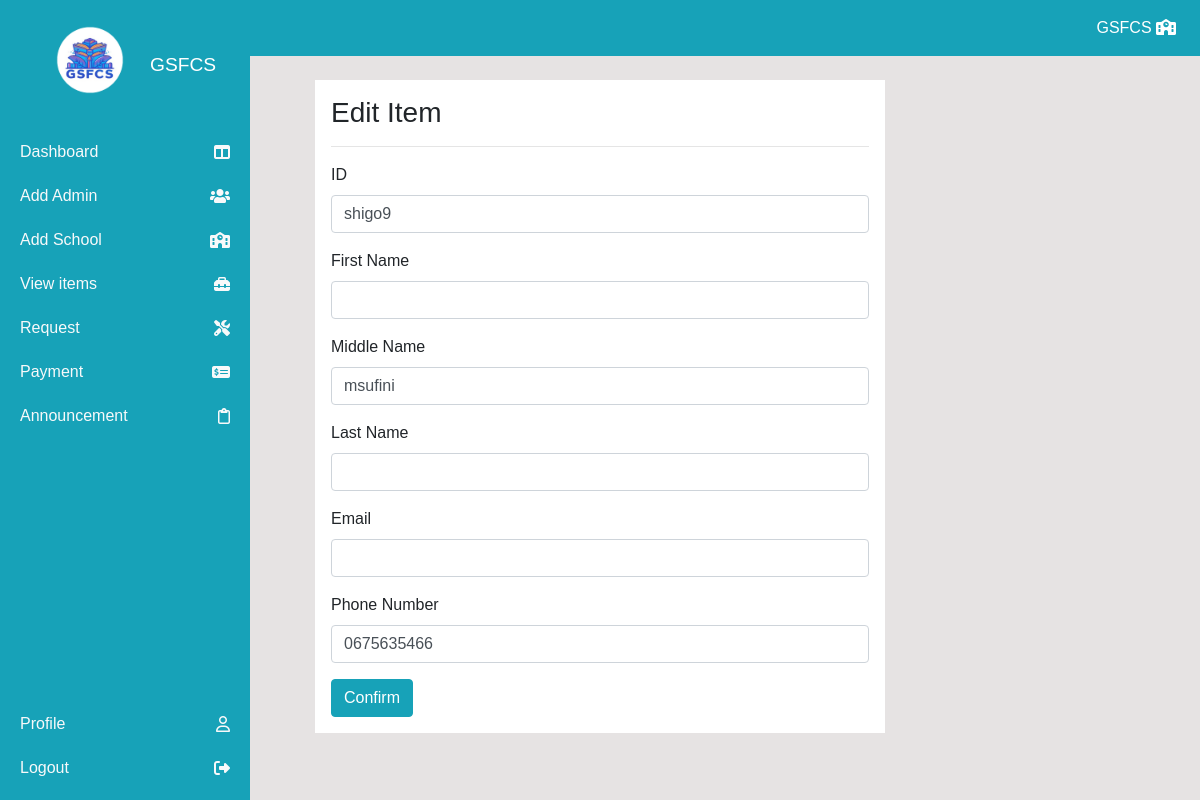
Page /addadmin/edit/8/ (signed in) on the committed database.
### school/models.py (models this page shows, shortened)
class SchoolAdmin(models.Model):
    user = models.OneToOneField(User, on_delete=models.CASCADE, null=True, blank=True)
    SchoolAdminID = models.CharField(max_length=100, unique=True, null=True, blank=True)
    AdminMname = models.CharField(max_length=50, null=True, blank=True)
    AdminSname = models.CharField(max_length=50, null=True, blank=True)
    AdminPhoneNumber = models.CharField(max_length=50, null=True, blank=True)

### school/views.py (the view)
# urls.py: path('addadmin/edit/<int:pk>/', views.addadmin_edit, name='school-addadmin-edit'),
@login_required
@staff_required
def addadmin_edit(request, pk):
    item = SchoolAdmin.objects.get(id=pk)
    if request.method == 'POST':
        form = SchoolAdminForm(request.POST, instance=item)
        if form.is_valid():
            form.save()
            return redirect('school-addadmin')
    else:
        form = SchoolAdminForm(instance=item)
    context = {
        'form': form,
    }
    return render(request, 'schooldash/addadmin_edit.html', context)

### school/forms.py
class SchoolAdminForm(forms.ModelForm):
    class Meta:
        model = SchoolAdmin
        fields = '__all__'

### templates/schooldash/addadmin_edit.html (shortened to what this page needs)
{% extends 'partials/base.html' %}
{% block content %}
{% include 'partials/topnav.html' %}
<div class="row my-4">
    <div class="col-md-6 offset-md-3 p-3 bg-white">
        <h3>Edit Item</h3>
        <hr>
        <form method="POST">
            <div class="form-group">
                <label for="id_SchoolAdminID">ID</label>
                <input type="text" class="form-control" id="id_SchoolAdminID" name="SchoolAdminID" value="{{ form.SchoolAdminID.value }}">
            </div>
            <div class="form-group">
                <label for="id_AdminFname">First Name</label>
                <input type="text" class="form-control" id="id_AdminFname" name="AdminFname" value="{{ form.AdminFname.value }}">
            </div>
            <div class="form-group">
                <label for="id_AdminMname">Middle Name</label>
                <input type="text" class="form-control" id="id_AdminMname" name="AdminMname" value="{{ form.AdminMname.value }}">
            </div>
            <div class="form-group">
                <label for="id_AdminLname">Last Name</label>
                <input type="text" class="form-control" id="id_AdminLname" name="AdminLname" value="{{ form.AdminLname.value }}">
            </div>
            <div class="form-group">
                <label for="id_AdminEmail">Email</label>
                <input type="email" class="form-control" id="id_AdminEmail" name="AdminEmail" value="{{ form.AdminEmail.value }}">
            </div>
            <div class="form-group">
                <label for="id_AdminPhoneNumber">Phone Number</label>
                <input type="text" class="form-control" id="id_AdminPhoneNumber" name="AdminPhoneNumber" value="{{ form.AdminPhoneNumber.value }}">
            </div>
            <button type="submit" class="btn btn-info">Confirm</button>
        </form>
    </div>
</div>
{% endblock %}

### static/style.css (style rules this page uses)
body { background: rgb(230, 227, 227); }

### templates/partials/base.html (style rules this page uses)
body { margin: 0; padding: 0; font-family: Arial, sans-serif; }

### rows in the picture
SchoolAdmin: SchoolAdminID "shigo9", AdminMname "msufini", AdminPhoneNumber "0675635466"
